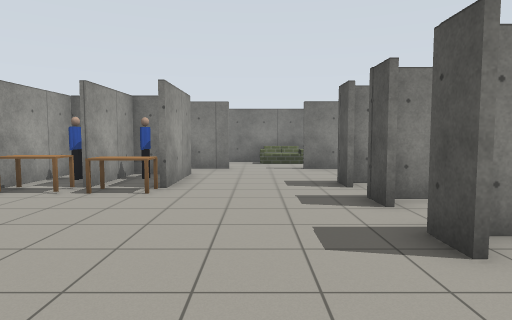
[1] (above)

17 first-person views from a walk through a Gazebo world. The camera is 1.2 m above the floor, tilts 4° down and sees 75° across. The floor is counted in squares, 1 m on a side. Each view is taken from the middle of a square. On the plan, view 1 faces up. The plan holds only what a view shows up to about 14 squares ahead; the rest is blank. Some stock models are drawn as simple stand-ins. Some surface patterns are stand-ins.

[2]
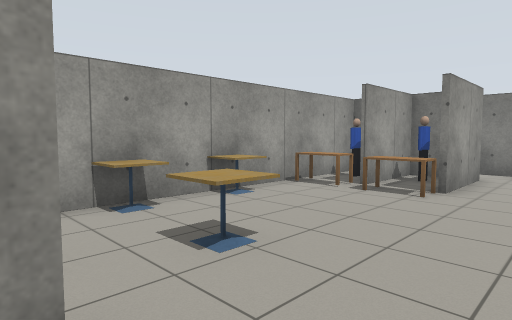

[3]
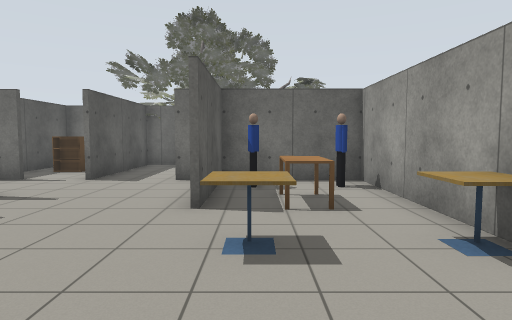

[4]
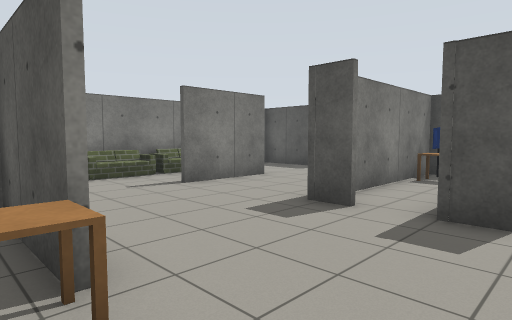

[5]
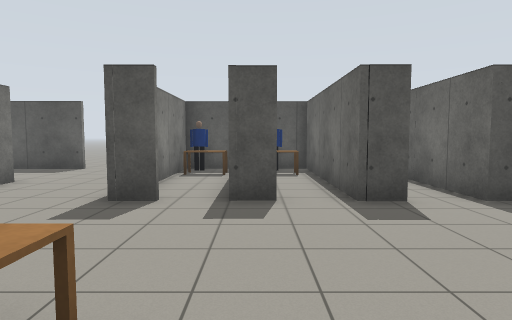

[6]
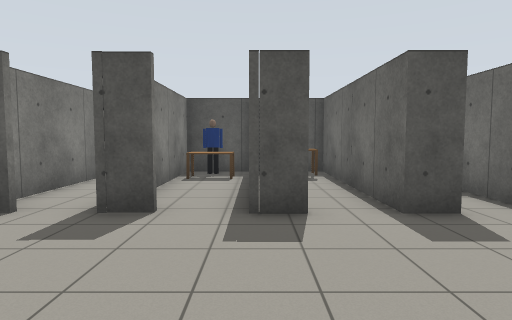

[7]
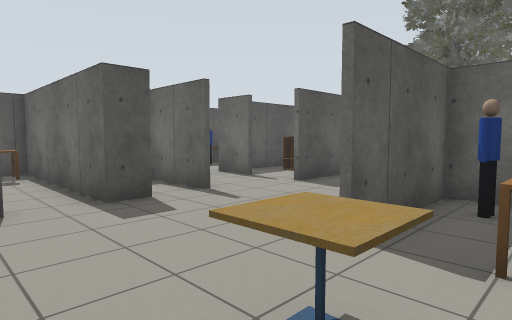

[8]
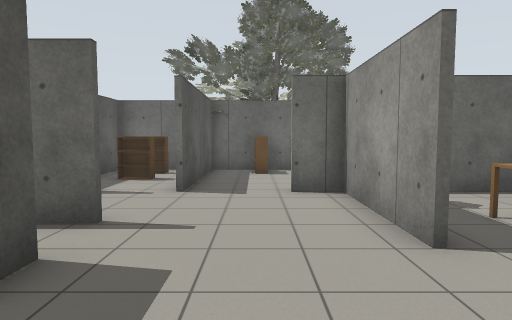

[9]
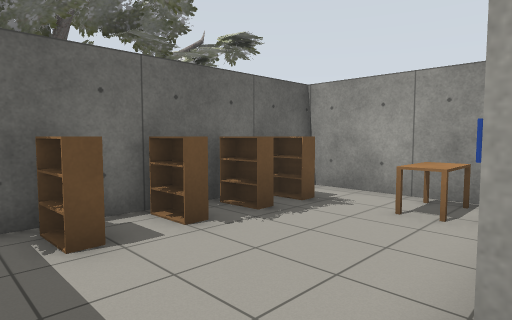

[10]
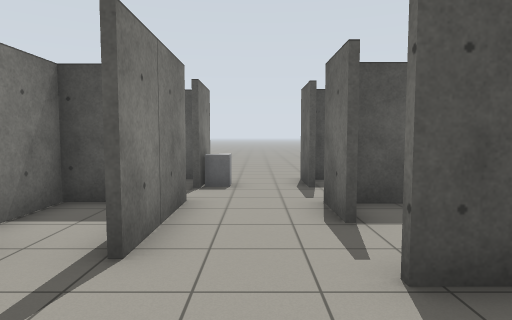

[11]
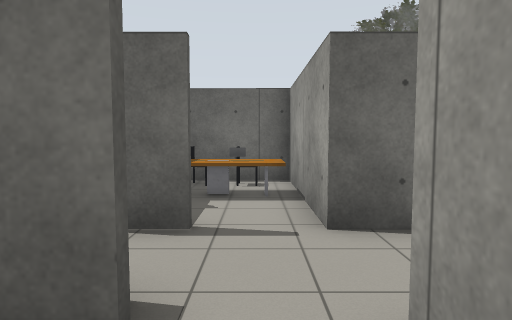

[12]
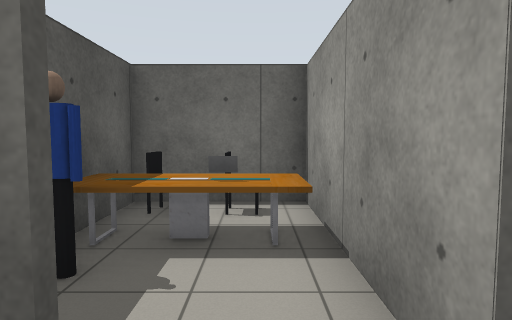

[13]
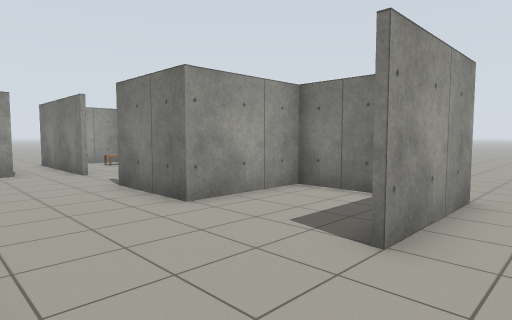

[14]
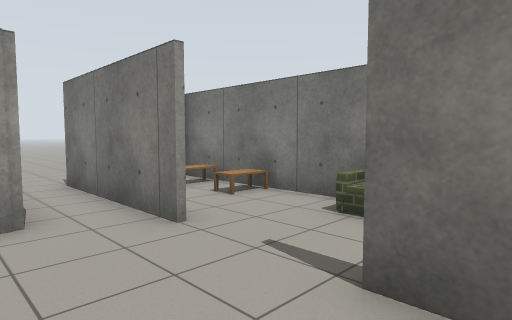

[15]
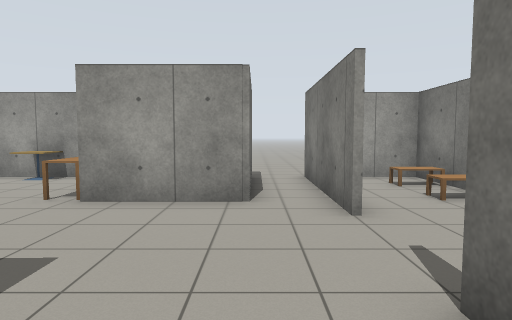

[16]
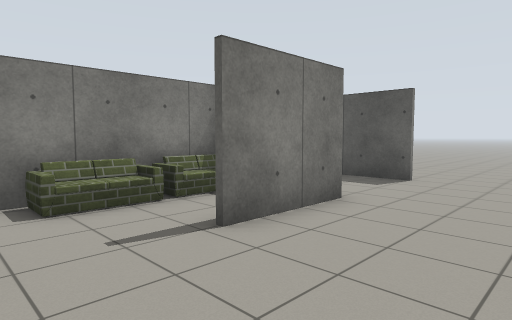

[17]
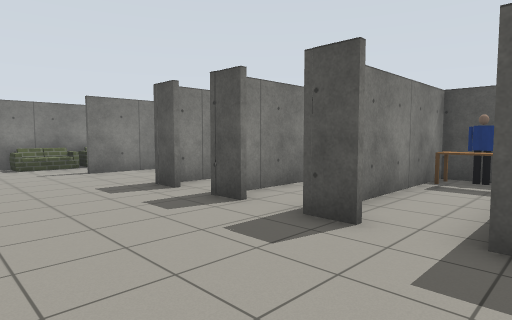

### Floor plan
Key: @ floor where view 1 was taken; # wall or solid block; x gap in a wall; . floor; P person; E desk; T cafe table; A table; B bookshelf; S sofa; K oak tree; C cabinet; G grey box; F office chair; L coffee table.
Columns run from 8 left of view 1 to 10 right of it. Each row starts with its distance up from view 1.
 17                 ..
 16   ###############.
 15   #.LLL.SSSSS#..#.
 14   #..........#..#.
 13 ..#####...####..#..
 12 ...................
 11 ..####.............
 10   ###P#............
  9   #P#P#...####### .
  8   #E#E#...####EEP
  7   #EEE....####EE#
  6   #.......#....E#
  5   #T...........EP
  4   #.......#######
  3   #T.T....x...EEP
  2   #T.T....#####E#
  1   #.......#..#. #
  0   #.A.#.@....# .#
 -1   #.A.#....###.C ..
 -2   #P.P#............
 -3   ######....##.##..
 -4   #P......#..#..#
 -5   #EE.....#.B#..P
 -6   #.......#BB#GAA
 -7   #.BBB.B.#BB#FF#
 -8   ###############
 -9
-10        KKKK
-11       KKK

Positions as (right, up) in squares from view 1, and headings:
1: (0, 0), facing up
2: (0, 0), facing up-left
3: (-3, 6), facing down
4: (-3, 5), facing up-right
5: (-4, 6), facing right
6: (-3, 4), facing right
7: (-4, 4), facing down-right
8: (0, 4), facing down
9: (1, -3), facing down-left
10: (-1, -2), facing right
11: (6, 1), facing down
12: (6, -2), facing down
13: (10, 9), facing up-left
14: (3, 10), facing up-left
15: (4, 11), facing left
16: (-1, 9), facing up-right
17: (-2, 1), facing up-right
